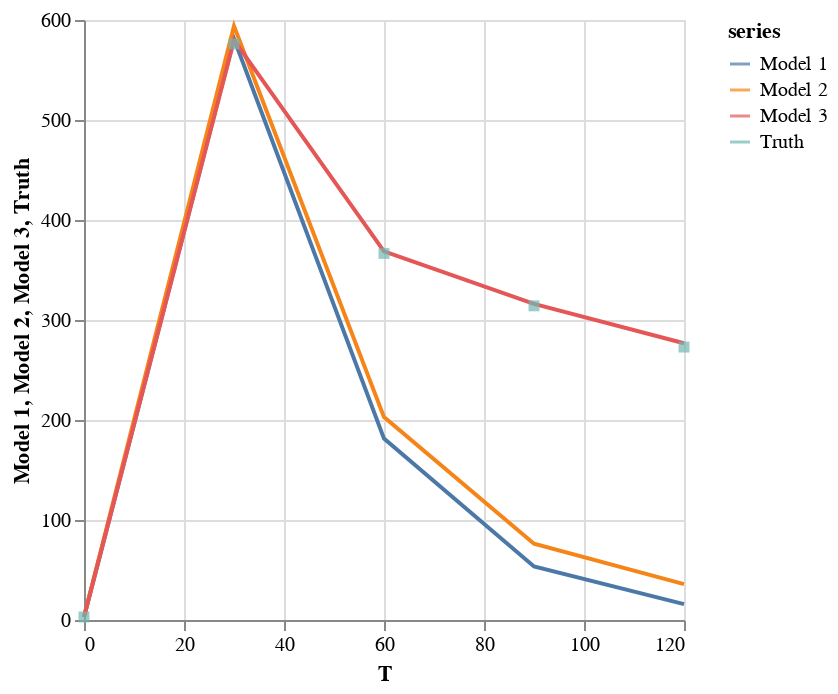

Here is the notebook cell this chart was saved with:
### Code cell
plot("Models vs. Actual", 
     [m1, m2, m3, ground_truth],
     times,
     "T")

### Figure 1 — Vega-Lite specification as saved in the notebook (floating-point values rounded to 4 significant figures)
{"$schema": "https://vega.github.io/schema/vega-lite/v4.json", "data": {"values": [{"Model 1": 3, "T": 0, "series": "Model 1"}, {"Model 2": 3, "T": 0, "series": "Model 2"}, {"Model 3": 3, "T": 0, "series": "Model 3"}, {"T": 0, "Truth": 3, "series": "Truth"}, {"Model 1": 581.2, "T": 30, "series": "Model 1"}, {"Model 2": 593.9, "T": 30, "series": "Model 2"}, {"Model 3": 579.8, "T": 30, "series": "Model 3"}, {"T": 30, "Truth": 576.1, "series": "Truth"}, {"Model 1": 181.4, "T": 60, "series": "Model 1"}, {"Model 2": 202.9, "T": 60, "series": "Model 2"}, {"Model 3": 368.7, "T": 60, "series": "Model 3"}, {"T": 60, "Truth": 366.6, "series": "Truth"}, {"Model 1": 53.57, "T": 90, "series": "Model 1"}, {"Model 2": 76.22, "T": 90, "series": "Model 2"}, {"Model 3": 316.0, "T": 90, "series": "Model 3"}, {"T": 90, "Truth": 314.2, "series": "Truth"}, {"Model 1": 15.88, "T": 120, "series": "Model 1"}, {"Model 2": 35.85, "T": 120, "series": "Model 2"}, {"Model 3": 276.8, "T": 120, "series": "Model 3"}, {"T": 120, "Truth": 272.9, "series": "Truth"}]}, "description": "", "layer": [{"encoding": {"color": {"field": "series", "type": "nominal"}, "x": {"field": "T", "type": "quantitative"}, "y": {"field": "Model 1", "type": "quantitative"}}, "mark": "line"}, {"encoding": {"color": {"field": "series", "type": "nominal"}, "x": {"field": "T", "type": "quantitative"}, "y": {"field": "Model 2", "type": "quantitative"}}, "mark": "line"}, {"encoding": {"color": {"field": "series", "type": "nominal"}, "x": {"field": "T", "type": "quantitative"}, "y": {"field": "Model 3", "type": "quantitative"}}, "mark": "line"}, {"encoding": {"color": {"field": "series", "type": "nominal"}, "x": {"field": "T", "type": "quantitative"}, "y": {"field": "Truth", "type": "quantitative"}}, "mark": "square"}]}
